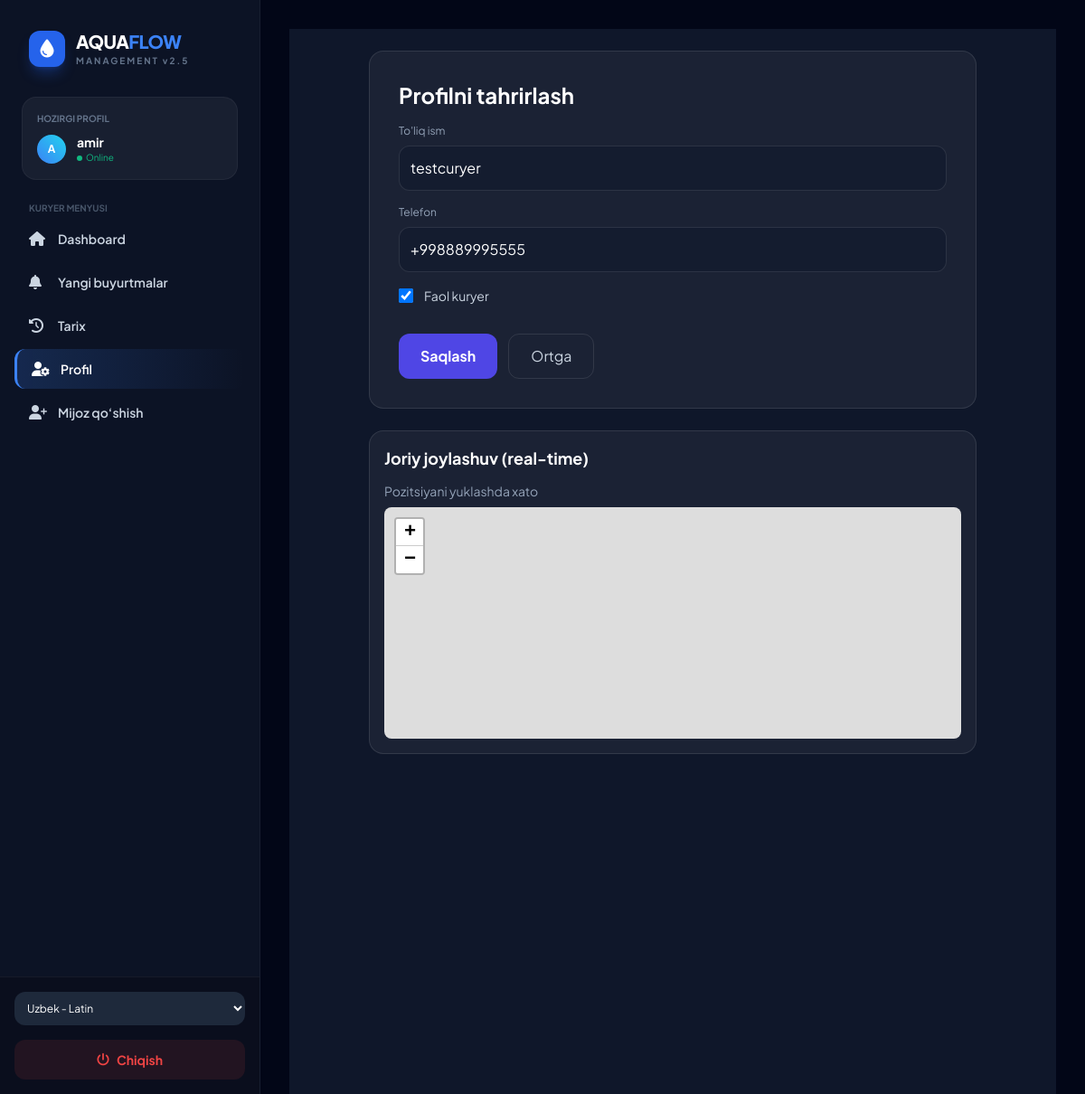
Page /courier_panel/profile/ (signed in) on the committed database.
### suv_tashish_crm/models.py (models this page shows, shortened)
class Courier(models.Model):
    user = models.OneToOneField(
        settings.AUTH_USER_MODEL,
        on_delete=models.CASCADE,
        related_name="suv_courier_profile",
        related_query_name="suv_courier_profile",
        null=True,
        blank=True,
    )
    full_name = models.CharField(max_length=255)
    phone = models.CharField(max_length=15)
    region = models.ForeignKey(Region, on_delete=models.SET_NULL, null=True, blank=True)
    telegram_id = models.CharField(max_length=50, null=True, blank=True)
    is_active = models.BooleanField(default=True)
    business = models.ForeignKey(Business, on_delete=models.CASCADE, related_name="couriers", null=True)
    must_change_password = models.BooleanField(default=True)
    lat = models.FloatField(null=True, blank=True)
    lon = models.FloatField(null=True, blank=True)

### courier_panel/views.py (the view, shortened to what this page needs)
# urls.py: path("profile/", views.profile_view, name="admin_profile"),
def profile_view(request):
    courier = None
    courier_id = request.session.get('courier_id')
    if courier_id:
        try:
            courier = Courier.objects.get(pk=courier_id)
        except Courier.DoesNotExist:
            courier = None
    return render(request, 'courier/profile.html', {'courier': courier})

### admin_panel/context_processors.py (called while the page is built, shortened)
def sidebar_debtors(request):
    cutoff = timezone.now() - timedelta(days=10)
    debtors_qs = Client.objects.filter(debt__gt=0, last_order__lt=cutoff).order_by('-debt')[:10]
    debtors = []
    return {'sidebar_debtors': debtors}

### suv_tashish_crm/context_processors.py (called while the page is built)
def language_context(request):
    import os, json
    BASE_DIR = os.path.dirname(os.path.dirname(os.path.abspath(__file__)))
    locale_dir = os.path.join(BASE_DIR, 'locale')
    lang = request.session.get('lang', 'uz_lat')
    if lang not in ('uz_lat', 'uz_cyrl', 'ru', 'en'):
        lang = 'uz_lat'
    filename = os.path.join(locale_dir, f"{lang}.json")
    translations = {}
    try:
        with open(filename, 'r', encoding='utf-8') as f:
            translations = json.load(f)
    except Exception:
        translations = {}
    return {
        'T': translations,
        'current_lang': lang,
        'LANG_OPTIONS': [
            ('uz_lat', 'Uzbek - Latin'),
            ('uz_cyrl', 'Uzbek - Кирил'),
            ('ru', 'Русский'),
            ('en', 'English'),
        ],
    }

def admin_login_error(request):
    try:
        msg = request.session.pop('admin_login_error')
        return {'admin_login_error': msg}
    except Exception:
        return {'admin_login_error': None}

### templates/courier/profile.html (shortened to what this page needs)
{% extends 'base.html' %}
{% block content %}
<div class="min-h-screen bg-[#0f172a] text-slate-200 p-6">
    <div class="max-w-2xl mx-auto">
        <div class="bg-white/5 border border-white/10 rounded-2xl p-8">
            <h2 class="text-2xl font-bold text-white mb-4">Profilni tahrirlash</h2>
            <form method="post" class="space-y-4">
                <div>
                    <label class="block text-xs text-slate-400 mb-2">To'liq ism</label>
                    <input name="full_name" value="{% if courier %}{{ courier.full_name }}{% endif %}" class="w-full bg-slate-900/50 border border-white/10 rounded-xl p-3 text-white focus:ring-2 focus:ring-indigo-500 outline-none">
                </div>
                <div>
                    <label class="block text-xs text-slate-400 mb-2">Telefon</label>
                    <input name="phone" value="{% if courier %}{{ courier.phone }}{% endif %}" class="w-full bg-slate-900/50 border border-white/10 rounded-xl p-3 text-white focus:ring-2 focus:ring-indigo-500 outline-none">
                </div>
                <div class="flex items-center gap-3">
                    <input id="is_active" type="checkbox" name="is_active" class="h-4 w-4" {% if courier and courier.is_active %}checked{% endif %}>
                    <label for="is_active" class="text-sm text-slate-300">Faol kuryer</label>
                </div>
                <div class="flex gap-3 pt-4">
                    <button type="submit" class="px-6 py-3 rounded-xl bg-indigo-600 hover:bg-indigo-500 text-white font-bold">Saqlash</button>
                    <a href="/courier_panel/dashboard/" class="px-6 py-3 rounded-xl border border-white/10 text-slate-300">Ortga</a>
                </div>
            </form>
        </div>
    </div>
    <div class="max-w-2xl mx-auto mt-6">
        <div class="bg-white/5 border border-white/10 rounded-2xl p-4">
            <h3 class="text-lg font-bold text-white mb-3">Joriy joylashuv (real-time)</h3>
            <div id="courier-pos-info" class="text-sm text-slate-400 mb-2">Yuklanmoqda...</div>
            <div id="courier-map" class="w-full h-64 rounded-lg overflow-hidden border border-white/5"></div>
        </div>
    </div>
</div>
{% endblock %}
{% block extra_scripts %}
<link rel="stylesheet" href="https://unpkg.com/leaflet@1.9.4/dist/leaflet.css" />
{% endblock %}

### templates/base.html (shortened to what this page needs)
<!doctype html>
<html lang="en" class="scroll-smooth">
<head>
    <script src="https://cdn.tailwindcss.com"></script>
    <link rel="stylesheet" href="https://cdnjs.cloudflare.com/ajax/libs/font-awesome/6.5.1/css/all.min.css" />
</head>
<body class="bg-[#020617] text-slate-300">
<div class="flex min-h-screen">
    <aside id="sidebar" class="w-72 h-screen fixed hidden md:flex flex-col glass-sidebar z-40 transition-all duration-300">
        <div class="p-8">
            <div class="flex items-center gap-3">
                <div class="w-10 h-10 rounded-xl bg-blue-600 flex items-center justify-center shadow-lg shadow-blue-600/30">
                    <i class="fa-solid fa-droplet text-white text-xl"></i>
                </div>
                <div>
                    <h1 class="text-xl font-extrabold text-white tracking-tight uppercase">Aqua<span class="text-blue-500">Flow</span></h1>
                    <p class="text-[10px] text-slate-500 font-bold tracking-[0.2em]">MANAGEMENT v2.5</p>
                </div>
            </div>
        </div>
        <nav class="flex-1 px-4 space-y-1 overflow-y-auto custom-scrollbar">
            <div class="mx-2 mb-6 p-4 rounded-2xl bg-white/5 border border-white/5">
                <p class="text-[10px] uppercase font-bold text-slate-500 mb-2">Hozirgi profil</p>
                <div class="flex items-center gap-3">
                    <div class="w-8 h-8 rounded-full bg-gradient-to-tr from-blue-500 to-cyan-400 flex items-center justify-center text-white text-xs font-bold">
                        {% if request.session.courier_name %}{{ request.session.courier_name|slice:":1"|upper }}
                        {% elif request.session.client_name %}{{ request.session.client_name|slice:":1"|upper }}
                        {% elif request.user.is_authenticated %}{{ request.user.username|slice:":1"|upper }}
                        {% else %}A{% endif %}
                    </div>
                    <div class="overflow-hidden">
                        <p class="text-sm font-bold text-white truncate">
                            {% if request.session.courier_name %}{{ request.session.courier_name }}
                            {% elif request.session.client_name %}{{ request.session.client_name }}
                            {% elif request.user.is_authenticated %}{{ request.user.username }}
                            {% else %}Administrator{% endif %}
                        </p>
                        <p class="text-[10px] text-emerald-500 flex items-center gap-1">
                            <span class="w-1.5 h-1.5 rounded-full bg-emerald-500 animate-pulse"></span> Online
                        </p>
                    </div>
                </div>
            </div>
            {% if request.session.courier_id and '/courier_panel/' in request.path %}
                <p class="px-4 text-[10px] font-bold text-slate-600 uppercase mb-2">Kuryer menyusi</p>
                {% include "partials/nav_item.html" with link="/courier_panel/dashboard/" icon="fa-house" text=T.dashboard|default:'Dashboard' %}
                {% include "partials/nav_item.html" with link="/courier_panel/new_orders/" icon="fa-bell" text=T.new_orders|default:'Yangi buyurtmalar' badge="newOrdersBadge" %}
                {% include "partials/nav_item.html" with link="/courier_panel/history/" icon="fa-clock-rotate-left" text=T.history|default:'Tarix' %}
                {% include "partials/nav_item.html" with link="/courier_panel/profile/" icon="fa-user-gear" text="Profil" %}
                {% include "partials/nav_item.html" with link="/courier_panel/clients/add/" icon="fa-user-plus" text="Mijoz qo‘shish" %}
            {% endif %}
        </nav>
        <div class="p-4 border-t border-white/5 bg-black/20">
            <form method="GET" action="/set_language/" class="mb-4">
                <select name="lang" onchange="this.form.submit()" class="w-full bg-slate-800 border-none text-xs rounded-xl p-2.5 text-white focus:ring-blue-500">
                    {% for code,label in LANG_OPTIONS %}
                    <option value="{{ code }}" {% if current_lang == code %}selected{% endif %}>{{ label }}</option>
                    {% endfor %}
                </select>
            </form>
            <a href="/logout/" class="flex items-center justify-center gap-2 w-full py-3 bg-red-500/10 hover:bg-red-500 text-red-500 hover:text-white rounded-xl transition-all font-bold text-sm">
                <i class="fa-solid fa-power-off"></i> {{ T.logout|default:'Chiqish' }}
            </a>
        </div>
    </aside>
    <main class="flex-1 md:ml-72 min-h-screen pb-24 md:pb-8">
        <div class="p-4 md:p-8">
            {% block content %}{% endblock %}
        </div>
    </main>
</div>
{% block extra_scripts %}{% endblock %}
</body>
</html>

### templates/base.html (style rules this page uses)
body { font-family: 'Plus Jakarta Sans', sans-serif; }
.glass-sidebar { background: rgba(15, 23, 42, 0.8); backdrop-filter: blur(12px); border-right: 1px solid rgba(255, 255, 255, 0.05); }

### rows in the picture
Courier: full_name "testcuryer", phone "+998889995555", is_active "☑"

### other values in the picture
{{ request.session.courier_name|slice:":1"|upper }} "A"
{{ request.session.courier_name }} "amir"
{{ text }} "Dashboard Yangi buyurtmalar Tarix Profil Mijoz qo‘shish"
{{ T.logout|default:'Chiqish' }} "Chiqish"
form field lang "Uzbek - Latin"
